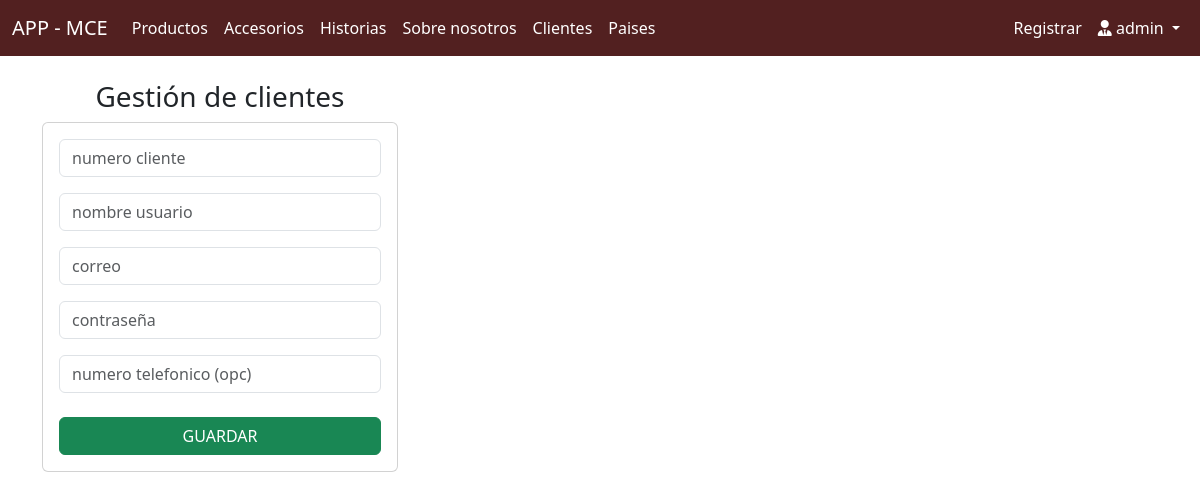
The page /administrativo/crudClientes (signed in) on the database as committed earlier.
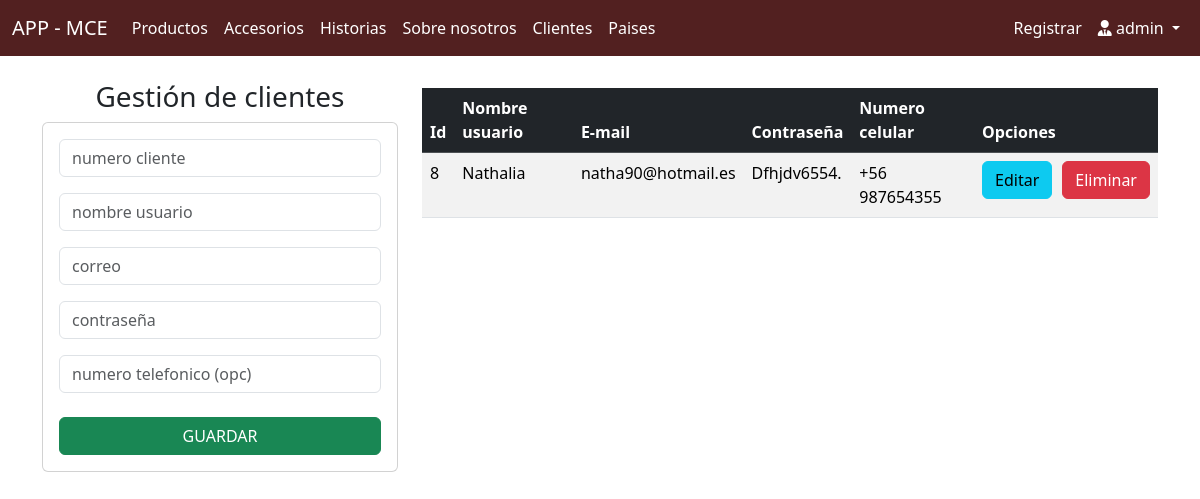
The same page on the database as committed later.
### mce/models.py (models this page shows, shortened)
class Cliente(models.Model):
    id          = models.AutoField(primary_key=True)
    username    = models.CharField(max_length=20, unique=True, default='default_username', null=False, blank=False)
    email       = models.EmailField(unique=True, max_length=100, blank=False, null=False)
    password    = models.CharField(max_length=50)
    phoneNumber = models.CharField(max_length=15, blank=True, null=True)
    codigo      = models.CharField(max_length=5, default=56)
    active      = models.BooleanField()

### administrativo/views.py (the view)
# urls.py: path('crudClientes', views.crudClientes, name='crudClientes'),
@login_required
def crudClientes(request):
    clientes = Cliente.objects.all()
    return render(request, 'administrativo/crudClientes.html', {'clientesTotales': clientes})

### administrativo/templates/administrativo/crudClientes.html (shortened to what this page needs)
{% extends 'administrativo/baseCrud.html' %}
{% block body%}
<div class="row">
    <div class="col-sm-12 col-md-6 col-lg-4 col-xl-4">
        <h3 class="text-center">Gestión de clientes</h3>
        <div class="card">
            <div class="card-body">
                <form action="{% url 'agregarCliente' %}" method="POST"> {% csrf_token %}
                    <div class="form-group mb-3">
                        <input type="text" id="identifier" name="identifier" class="form-control"
                            placeholder="numero cliente" readonly>
                    </div>
                    <div class="form-group mb-3">
                        <input type="text" id="user" name="user" class="form-control" placeholder="nombre usuario"
                            minlength="5" maxlength="20" required>
                    </div>
                    <div class="form-group mb-3">
                        <input type="mail" id="email" name="email" class="form-control" placeholder="correo"
                            maxlength="100" required>
                    </div>
                    <div class="form-group mb-3">
                        <input type="password" id="pass" name="pass" class="form-control" placeholder="contraseña"
                            maxlength="50" required>
                    </div>
                    <div class="form-group mb-4">
                        <input type="text" id="cel" name="cel" class="form-control"
                            placeholder="numero telefonico (opc)" maxlength="9">
                    </div>
                    <div class="form-group">
                        <button type="submit" class="btn btn-success text-white btn-md w-100">GUARDAR</button>
                    </div>
                </form>
            </div>
        </div>
    </div>
    <div class="col-sm-12 col-md-6 col-lg-8 col-xl-8">
        <div class="table-responsive py-2">
            <table class="table table-striped">
                {% if clientesTotales %}
                <thead class="table-dark">
                    <tr>
                        <th>Id</th>
                        <th>Nombre usuario</th>
                        <th>E-mail</th>
                        <th>Contraseña</th>
                        <th>Numero celular</th>
                        <th colspan="2">Opciones</th>
                    </tr>
                </thead>
                <tbody>
                    {% for c in clientesTotales %}
                    <tr>
                        <td>{{ c.id }}</td>
                        <td>{{ c.username }}</td>
                        <td>{{ c.email }}</td>
                        <td>{{ c.password }}</td>
                        <td>{{ c.phoneNumber }}</td>
                        <td>
                            <div style="display: flex; gap: 10px;">
                                <a href="{% url 'edicionCliente' c.id %}" class="btn btn-info">Editar</a>
                                <a href="{% url 'eliminarCliente' c.id %}" class="btn btn-danger">Eliminar</a>
                            </div>
                        </td>
                    </tr>
                    {% endfor %}
                </tbody>
                {% endif %}
            </table>
        </div>
    </div>
</div>
{% endblock %}

### administrativo/templates/administrativo/baseCrud.html (shortened to what this page needs)
<!DOCTYPE html>
<html lang="en">
<head>
  <link rel="stylesheet" href="https://cdnjs.cloudflare.com/ajax/libs/font-awesome/6.0.0-beta3/css/all.min.css">
  <link href="https://cdn.jsdelivr.net/npm/bootstrap@5.3.3/dist/css/bootstrap.min.css" rel="stylesheet"
>
</head>
<body>
  {% if user.is_authenticated and user.is_superuser %}
  <nav class="navbar navbar-expand-lg" style="background-color:  #522020;">
    <div class="container-fluid">
      <a class="navbar-brand text-white" href="{% url 'crud' %}">APP - MCE</a>
      <div class="collapse navbar-collapse" id="navbarNav">
        <ul class="navbar-nav me-auto mb-2 mb-lg-0">
          <li class="nav-item">
            <a class="nav-link active text-white" aria-current="page" href="{% url 'crudProductos' %}">Productos</a>
          </li>
          <li class="nav-item">
            <a class="nav-link text-white" href="{% url 'crudAccesorios' %}">Accesorios</a>
          </li>
          <li class="nav-item">
            <a class="nav-link text-white" href="{% url 'crudHistorias' %}">Historias</a>
          </li>
          <li class="nav-item">
            <a class="nav-link text-white" href="{% url 'crudNosotros' %}">Sobre nosotros</a>
          </li>
          <li class="nav-item">
            <a class="nav-link text-white" href="{% url 'crudClientes' %}">Clientes</a>
          </li>
          <li class="nav-item">
            <a class="nav-link text-white" href="{% url 'crud_paises' %}">Paises</a>
          </li>
        </ul>
        <ul class="navbar-nav ms-auto mb-2 mb-lg-0">
          <li class="nav-item">
            <a class="nav-link text-white" href="{% url 'registro' %}">Registrar</a>
          </li>
          <li class="nav-item dropdown">
            <a class="nav-link dropdown-toggle highlight-username text-white" href="#" id="navbarDropdown" role="button"
              data-bs-toggle="dropdown" aria-haspopup="true" aria-expanded="false">
              <i class="fa-solid fa-user-tie"></i> {{ user.username }}
            </a>
          </li>
        </ul>
      </div>
    </div>
  </nav>
  <div class="container py-4">
    {% block body %}
    {% endblock %}
  </div>
  {% endif %}
</body>
</html>

Rows that differ between the two databases and show on the page:
added Cliente: id "8", username "Nathalia", email "natha90@hotmail.es", password "Dfhjdv6554.", phoneNumber "+56 987654355"
Other text that changed with them:
text now shown: "Id Nombre usuario E-mail Contraseña Numero celular Opciones"
